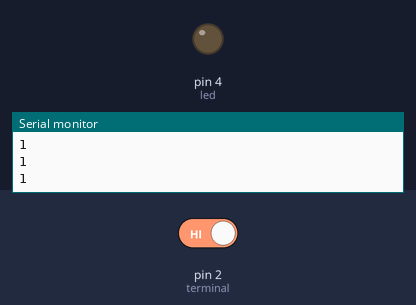
Recording of a sketch running on a simulated Arduino Uno, built with avr-gcc and run on an emulated ATmega328P. Shown: output pins drawn as LEDs (lit = HIGH), the last lines printed to the serial monitor. Inputs (shaded band) come from the test bench; at power-on: pin 2 (terminal) HIGH.

Above: at 1.2 s.
1.3 s: pin 2 (terminal) driven LOW
At 1.9 s:
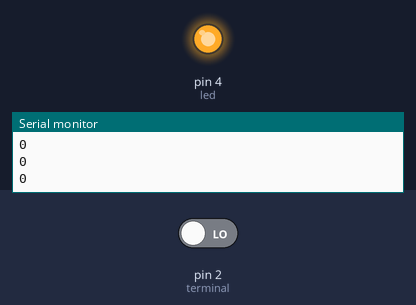
Timing chart, 0 to 4.3 s (numbered marks = the images above; inputs shaded):
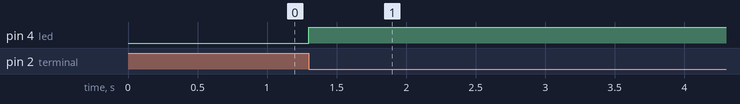

The sketch:

ToggleSwitchOnOff.ino
```cpp
int terminal = 2;
int led = 4;
int prev,current;
int state;
void setup() {
  // put your setup code here, to run once:
  pinMode(terminal, INPUT);
  pinMode(led, OUTPUT);
  Serial.begin(9600);
  state = 0;
  prev = 1;
}

void loop() {
  // put your main code here, to run repeatedly:
  current = digitalRead(terminal);
  if(prev==1 && current==0){
    if(state==0){
      digitalWrite(led, HIGH);
      state = 1;
    }
    else{
      digitalWrite(led, LOW);
      state = 0;
    }
  }
  prev = current;
  Serial.println(current);
  delay(100);
}
```

Measured:
- after the input at 1.3 s, pin 4 (led): LOW → HIGH at once
